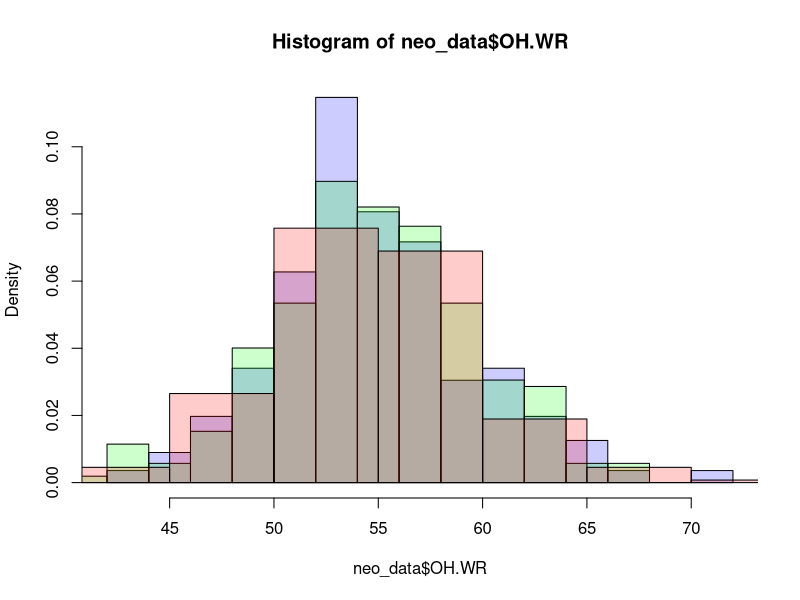
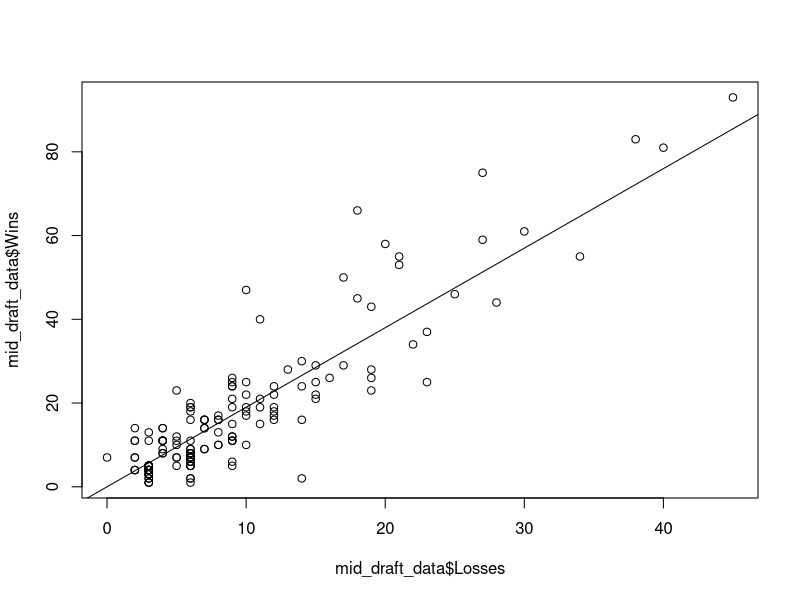
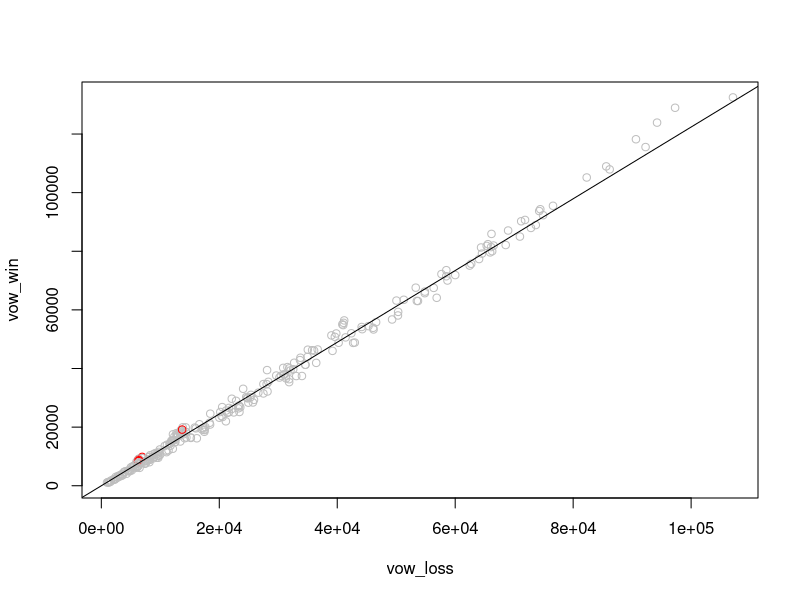
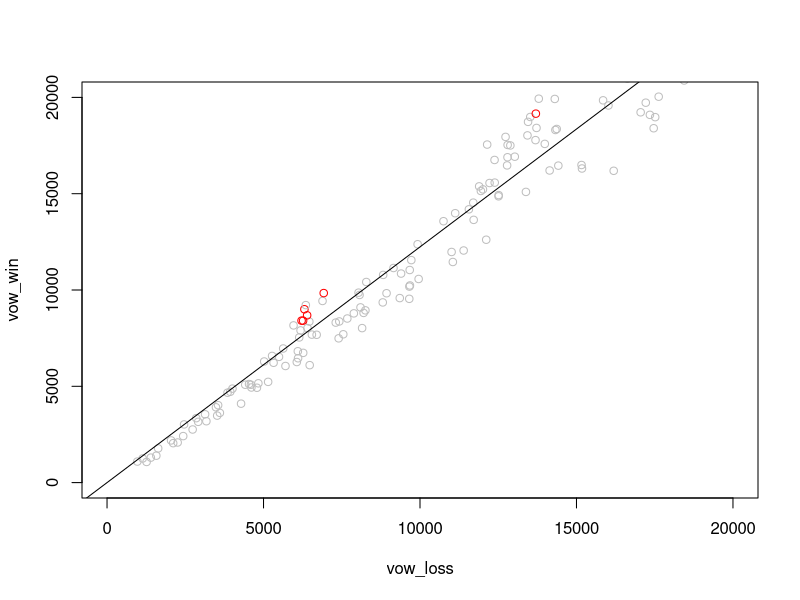
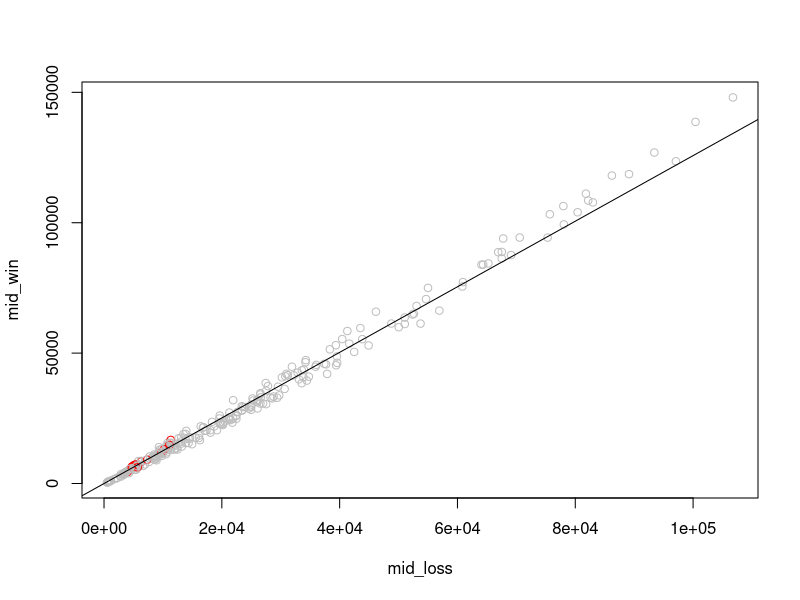
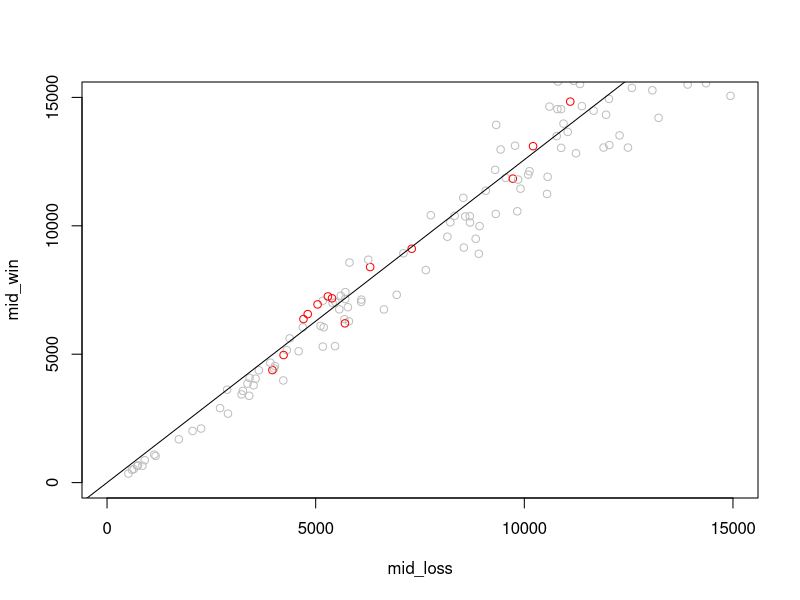
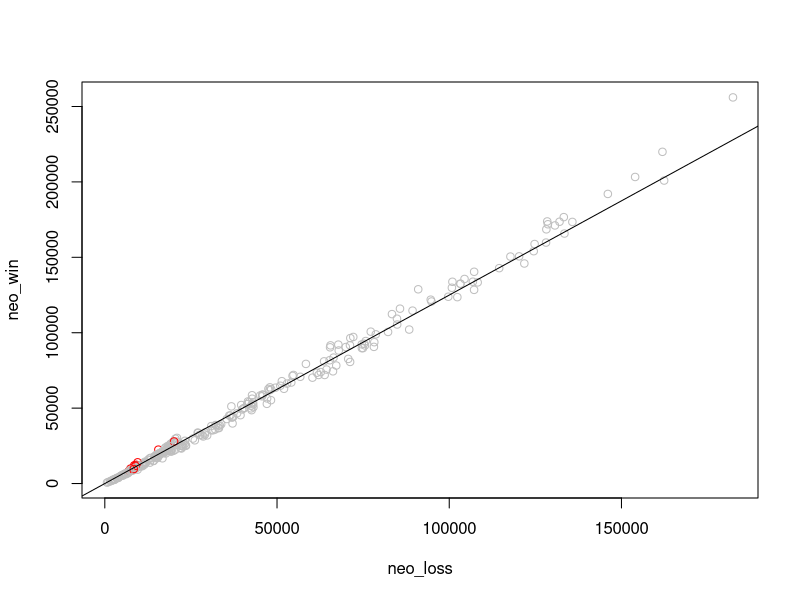
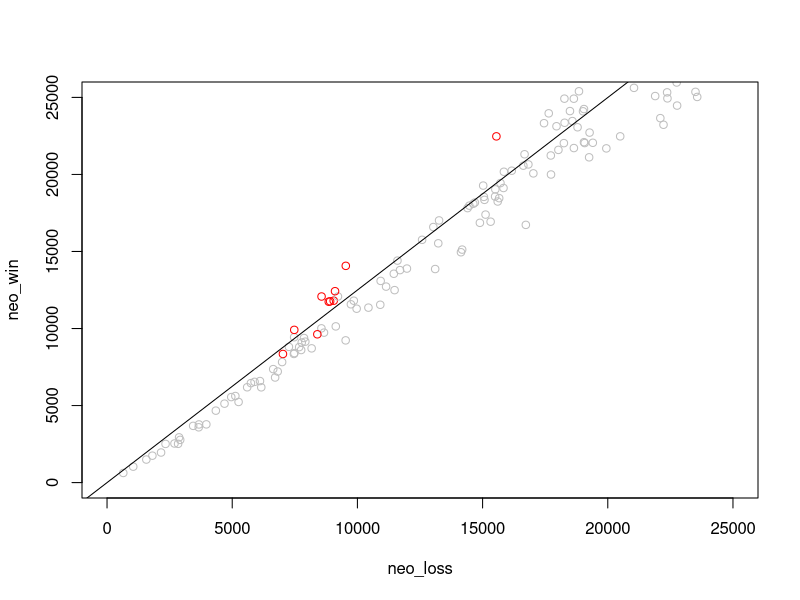

The R source for these figures, in order:
## ---- chunk 1
knitr::opts_chunk$set(echo = TRUE)
## ---- chunk 2
neo_data <- read.csv("neo.csv")
mid_data <- read.csv("mid.csv")
vow_data <- read.csv("vow.csv")

mid_draft_data <- read.csv("mid_draft.csv")
winrate_draft_data <-read.csv("win_rate.csv")



game_wins = 114
game_losses = 60

#bomb cards that were drafted

vow_bombs = c("Avabruck Caretaker", "Dreadfast Demon", "Toxrill the Corrosive", "Henrika Domnathi", "Cemetary Desecrator", "Halana and Alena Partners", "Sorin the Mirthless", "Manaform Hellkite", "Wedding Annoucement")

neo_bombs = c("Jugan Defends the Temple", "Farewell", "Tamiyo Compleated Sage", "The Wandering Emperor", "Kaito Shizuki", "Kura the Boundless Sky", "Atushi the Blazing Sky", "Junji the Midnight Sky", "Kairi the Swirling Sky", "Ao the Dawn Sky", "Tezzeret Betrayer of Flesh", "Reckoner Bankbuster")

mid_bombs = c("The Meathhook Massacre", "Wrenn and Seven", "Tovolar's Huntmaster", "Leisa Forgotten Archangel", "Sigarda Champion of Light",
                "Consuming Blob", "Arlinn the Pack's Hope", "Burn Down the House", "Poppet Stitcher", "Tainted Adversary", "Intrepid Adversary",
                "Brutal Cathar", "Tovolar Dire Overlord", "Sunstreak Phoenix", "Florian Voldaren Scion", "Moonveil Regen", "Augur of Autumn")


## ---- chunk 3

hist(neo_data$OH.WR, freq = F, col=rgb(0,0,1,alpha=0.2))
hist(mid_data$OH.WR, freq = F, col=rgb(0,1,0,alpha=0.2), add = T)
hist(vow_data$OH.WR, freq = F, col=rgb(1,0,0,alpha=0.2), add = T)
## ---- chunk 4
c(neo_data$Name[which.max(neo_data$OH.WR)], mid_data$Name[which.max(mid_data$OH.WR)], vow_data$Name[which.max(vow_data$OH.WR)])
## ---- chunk 5

total_played = sum(mid_draft_data$Wins) + sum(mid_draft_data$Losses)
num_wins = sum(mid_draft_data$Wins)
num_loss = sum(sum(mid_draft_data$Losses))

plot(y = mid_draft_data$Wins, x = mid_draft_data$Losses, type = "p")  #plot the wins over the losses
abline(a = 0, b = game_wins/game_losses)                              #add a line with the slope of our wins over losses to see how are data                                                                          #compare
## ---- chunk 6

vow_win = c(vow_data$GP.WR/100 * vow_data$X..GP)
vow_loss = c(vow_data$X..GP - vow_win)

plot(vow_loss, vow_win, col=ifelse(vow_data$Name %in% vow_bombs, 'red', 'grey'), type = 'p')
abline(a = 0, b = sum(vow_win, na.rm = T)/sum(vow_loss, na.rm = T))

lim = c(0,20000)

plot(vow_loss, vow_win, xlim = lim, ylim = lim, col=ifelse(vow_data$Name %in% vow_bombs, 'red', 'grey'), type = 'p')
abline(a = 0, b = sum(vow_win, na.rm = T)/sum(vow_loss, na.rm = T))

## ---- chunk 7

mid_win = c(mid_data$GP.WR/100 * mid_data$X..GP)
mid_loss = c(mid_data$X..GP - mid_win)

plot(mid_loss, mid_win, col=ifelse(mid_data$Name %in% mid_bombs, 'red', 'grey'), type = 'p')
abline(a = 0, b = sum(mid_win, na.rm = T)/sum(mid_loss, na.rm = T))

lim = c(0,15000)

plot(mid_loss, mid_win, xlim = lim, ylim = lim, col=ifelse(mid_data$Name %in% mid_bombs, 'red', 'grey'), type = 'p')
abline(a = 0, b = sum(mid_win, na.rm = T)/sum(mid_loss, na.rm = T))

mid_data$Name[which.min(mid_bombs %in% mid_data$Name)] # trying to get lowest performing bombs
## ---- chunk 8

neo_win = c(neo_data$GP.WR/100 * neo_data$X..GP)
neo_loss = c(neo_data$X..GP - neo_win)

plot(neo_loss, neo_win, col=ifelse(neo_data$Name %in% neo_bombs, 'red', 'grey'), type = 'p')
abline(a = 0, b = sum(neo_win, na.rm = T)/sum(neo_loss, na.rm = T))

lim = c(0, 25000)

plot(neo_loss, neo_win, xlim = lim, ylim = lim, col=ifelse(neo_data$Name %in% neo_bombs, 'red', 'grey'), type = 'p')
abline(a = 0, b = sum(neo_win, na.rm = T)/sum(neo_loss, na.rm = T))

## ---- chunk 9

bomb_eval <- plot(x = mid_draft_data$Losses, y = mid_draft_data$Wins, col=ifelse(mid_draft_data$Card %in% mid_bombs, 'red', 'grey'), type = "p")
abline(a = 0, b = game_wins/game_losses)

## ---- chunk 10
vow_boxplot <- boxplot(vow_data$IWD)

vow_outliers <- vow_data[vow_data$IWD %in% vow_boxplot$out,]
vow_outliers

vow_outliers_names <- vow_outliers$Name
vow_outliers_names

number_of_vow_outliers <- length(vow_outliers_names)
number_of_vow_outliers

number_of_vow_cards <- length(vow_data$Name)
number_of_vow_cards

percent_of_outliers <- number_of_vow_outliers / number_of_vow_cards
percent_of_outliers
